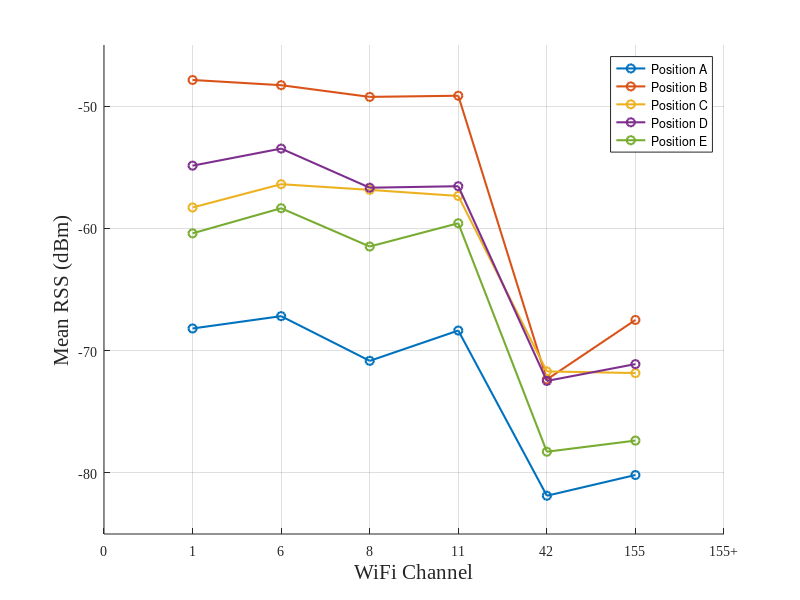

The MATLAB source for this figure:
y1=[-68.1883116883117,-67.1798561151079,-70.8366013071895,-68.3564356435644,-81.8700000000000,-80.1739130434783];
y2=[-47.8609271523179,-48.2874692874693,-49.2445652173913,-49.1502590673575,-72.3603603603604,-67.4910714285714];
y3=[-58.2906574394464,-56.3863636363636,-56.8494623655914,-57.3478260869565,-71.7009345794393,-71.8348623853211];
y4=[-54.8708708708709,-53.4732620320856,-56.6739130434783,-56.5508982035928,-72.4782608695652,-71.1025641025641];
y5=[-60.4065281899110,-58.3512195121951,-61.4838709677419,-59.5797979797980,-78.2704918032787,-77.3592233009709];
% temp=y1(:,5);
% y1(:,5)=y1(:,6);
% y1(:,6)=y1(:,5);
hold on;
grid on;
set(gca,'fontname','Times New Roman');
plot(1:6,y1,'-o','linewidth',1.5);
plot(1:6,y2,'-o','linewidth',1.5);
plot(1:6,y3,'-o','linewidth',1.5);
plot(1:6,y4,'-o','linewidth',1.5);
plot(1:6,y5,'-o','linewidth',1.5);
axis([0 7 -85 -45]);
xlabel('WiFi Channel','fontsize',15);
ylabel('Mean RSS (dBm)','fontsize',15);
set(gca,'xtick',0:7)
set(gca,'XTickLabel',{'0','1','6','8','11','42','155','155+'})
legend('Position A','Position B','Position C','Position D','Position E');